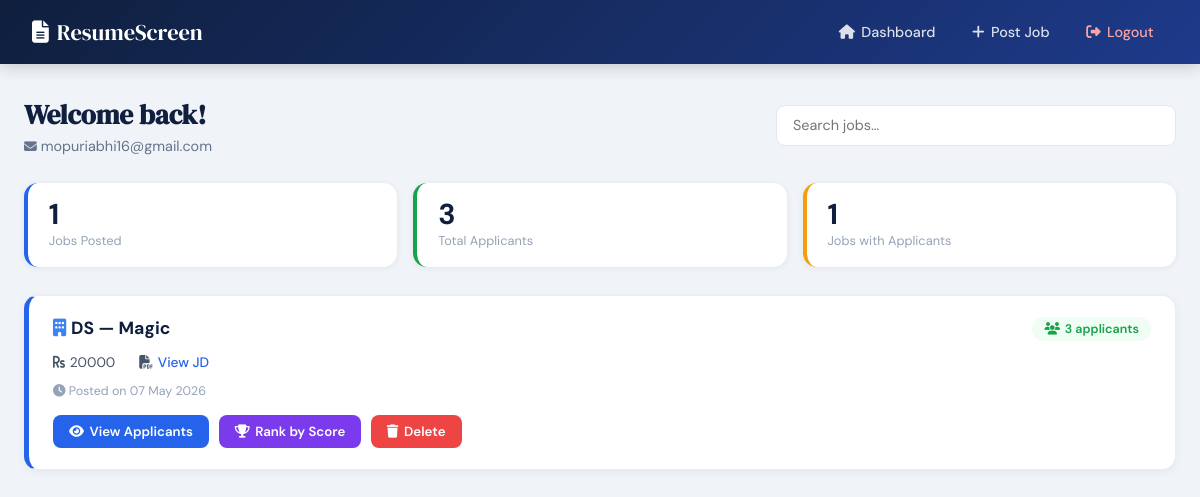
/hr_dash (signed in), run on the app's committed database.
### tables this page shows
CREATE TABLE jobs (
    id              INTEGER PRIMARY KEY AUTOINCREMENT,
    company         TEXT NOT NULL,
    job_profile     TEXT NOT NULL,
    salary          TEXT NOT NULL,
    job_description TEXT NOT NULL,
    posted_by       TEXT NOT NULL,
    posted_at       TEXT NOT NULL
);

### app.py (the view)
@app.route('/hr_dash')
def hr_dash():
    if 'hr_email' not in session:
        return redirect(url_for('hr_login'))
    conn = get_db(); cur = conn.cursor()
    try:
        cur.execute("""
            SELECT id, company, job_profile, salary, job_description, posted_by, posted_at
            FROM jobs WHERE posted_by=? ORDER BY id DESC
        """, (session['hr_email'],))
        raw = cur.fetchall()
        jobs = []
        for job in raw:
            cur.execute("SELECT COUNT(*) FROM resumes WHERE job_id=?", (job[0],))
            jobs.append(tuple(job) + (cur.fetchone()[0],))
        return render_template('hr_dash.html', jobs=parse_jobs(jobs), hr_email=session['hr_email'])
    except sqlite3.Error as e:
        return render_template('hr_dash.html', jobs=[], hr_email=session['hr_email'],
                               error="Database error: " + str(e))
    finally:
        cur.close(); conn.close()

### app.py (called while the page is built)
def get_db():
    return sqlite3.connect(DB_PATH)

def parse_datetime(val):
    if val and isinstance(val, str):
        for fmt in ('%Y-%m-%d %H:%M:%S.%f', '%Y-%m-%d %H:%M:%S'):
            try: return datetime.strptime(val, fmt)
            except ValueError: pass
    return val

def parse_jobs(raw_jobs):
    return [tuple([*j[:6], parse_datetime(j[6]), *j[7:]]) for j in raw_jobs]

### templates/hr_dash.html (shortened to what this page needs)
<!DOCTYPE html>
<html lang="en">
<head>
  <link rel="stylesheet" href="https://cdnjs.cloudflare.com/ajax/libs/font-awesome/6.4.2/css/all.min.css">
</head>
<body>
<nav>
  <div class="nav-container">
    <a href="{{ url_for('hr_dash') }}" class="nav-logo">
      <i class="fas fa-file-alt"></i> ResumeScreen
    </a>
    <ul>
      <li><a href="{{ url_for('hr_dash') }}"><i class="fas fa-home"></i> Dashboard</a></li>
      <li><a href="{{ url_for('post_job') }}"><i class="fas fa-plus"></i> Post Job</a></li>
      <li><a href="{{ url_for('logout') }}" class="logout"><i class="fas fa-sign-out-alt"></i> Logout</a></li>
    </ul>
  </div>
</nav>
<div class="container">
  <div class="topbar">
    <div class="welcome-text">
      <h1>Welcome back!</h1>
      <p><i class="fas fa-envelope" style="font-size:.8rem"></i> {{ hr_email }}</p>
    </div>
    <div class="search-wrap">
      <input type="text" id="searchInput" placeholder="Search jobs…" oninput="filterJobs()">
    </div>
  </div>
  {% if jobs %}
  <div class="stats">
    <div class="stat-card">
      <div class="num">{{ jobs|length }}</div>
      <div class="lbl">Jobs Posted</div>
    </div>
    <div class="stat-card" style="border-color:#16a34a;">
      <div class="num">{{ jobs|sum(attribute=7) }}</div>
      <div class="lbl">Total Applicants</div>
    </div>
    <div class="stat-card" style="border-color:#f59e0b;">
      <div class="num">{{ jobs|selectattr(7,'gt',0)|list|length }}</div>
      <div class="lbl">Jobs with Applicants</div>
    </div>
  </div>
  {% endif %}
  <div class="job-grid" id="jobListings">
    {% if jobs %}
      {% for job in jobs %}
        <div class="job-card" data-title="{{ job[2]|lower }} {{ job[1]|lower }}">
          <div class="job-header">
            <h3><i class="fas fa-building" style="color:#3b82f6;margin-right:.3rem"></i>{{ job[2] }} — {{ job[1] }}</h3>
            <span class="badge {% if job[7] > 0 %}badge-green{% else %}badge-gray{% endif %}">
              <i class="fas fa-users"></i> {{ job[7] }} applicant{{ 's' if job[7] != 1 else '' }}
            </span>
          </div>
          <div class="job-meta">
            <span><i class="fas fa-rupee-sign"></i> {{ job[3] }}</span>
            <span><i class="fas fa-file-pdf"></i>
              <a href="{{ url_for('uploaded_file', filename=job[4]) }}" target="_blank">View JD</a>
            </span>
          </div>
          <p class="posted-by">
            <i class="fas fa-clock"></i> Posted on {{ job[6].strftime('%d %b %Y') }}
          </p>
          <div class="job-actions">
            <a href="{{ url_for('job_applicants', job_id=job[0]) }}" class="btn btn-view">
              <i class="fas fa-eye"></i> View Applicants
            </a>
            <a href="{{ url_for('job_applicants', job_id=job[0], ranked=1) }}" class="btn btn-rank">
              <i class="fas fa-trophy"></i> Rank by Score
            </a>
            <form method="POST" action="{{ url_for('delete_job', job_id=job[0]) }}"
                  onsubmit="return confirm('Delete this job and all applicant data? This cannot be undone.');">
              <button type="submit" class="btn btn-delete">
                <i class="fas fa-trash"></i> Delete
              </button>
            </form>
          </div>
        </div>
      {% endfor %}
    {% else %}
      <div class="no-jobs">
        <i class="fas fa-inbox fa-2x"></i>
        No jobs posted yet. <a href="{{ url_for('post_job') }}">Post your first job!</a>
      </div>
    {% endif %}
  </div>
</div>
</body>
</html>

### templates/hr_dash.html (style rules this page uses)
*, *::before, *::after { margin:0; padding:0; box-sizing:border-box; }
:root { --blue:#2563eb; --navy:#0f1f3d; --accent:#f59e0b; }
body { font-family:'DM Sans',sans-serif; background:#f0f4f8; color:#1e293b; min-height:100vh; }
nav { background:linear-gradient(135deg,#0f1f3d,#1e3a8a); padding:1rem 2rem; position:sticky; top:0; z-index:1000; box-shadow:0 2px 16px rgba(0,0,0,.2); }
.nav-container { max-width:1200px; margin:0 auto; display:flex; justify-content:space-between; align-items:center; }
.nav-logo { color:#fff; font-family:'DM Serif Display',serif; font-size:1.4rem; text-decoration:none; display:flex; align-items:center; gap:.5rem; }
nav ul { display:flex; list-style:none; gap:.5rem; }
nav ul li a { color:rgba(255,255,255,.85); text-decoration:none; font-size:.9rem; font-weight:500; padding:.45rem .9rem; border-radius:8px; display:flex; align-items:center; gap:.4rem; transition:background .2s, color .2s; }
nav ul li a.logout { color:#fca5a5; }
.container { max-width:1200px; margin:2rem auto; padding:0 1.5rem 3rem; }
.topbar { display:flex; justify-content:space-between; align-items:center; flex-wrap:wrap; gap:1rem; margin-bottom:1.75rem; }
.welcome-text h1 { font-family:'DM Serif Display',serif; font-size:1.7rem; color:var(--navy); }
.welcome-text p { color:#64748b; font-size:.9rem; margin-top:.2rem; }
.search-wrap { display:flex; gap:.6rem; flex:1; max-width:400px; }
.search-wrap input { flex:1; padding:.65rem 1rem; font-family:'DM Sans',sans-serif; font-size:.9rem; border:1.5px solid #e2e8f0; border-radius:9px; outline:none; background:#fff; transition:border-color .2s, box-shadow .2s; }
.stats { display:flex; gap:1rem; margin-bottom:1.75rem; flex-wrap:wrap; }
.stat-card { flex:1; min-width:140px; background:#fff; border-radius:14px; padding:1.1rem 1.3rem; box-shadow:0 1px 6px rgba(0,0,0,.07); border-left:4px solid var(--blue); }
.stat-card .num { font-size:1.8rem; font-weight:700; color:var(--navy); line-height:1; }
.stat-card .lbl { font-size:.8rem; color:#94a3b8; margin-top:.2rem; }
.job-grid { display:grid; gap:1.1rem; }
.job-card { background:#fff; border-radius:14px; border:1px solid #e8edf4; border-left:5px solid var(--blue); padding:1.3rem 1.5rem; box-shadow:0 2px 8px rgba(0,0,0,.05); transition:transform .25s, box-shadow .25s; animation:fadeUp .35s ease both; }
.job-header { display:flex; justify-content:space-between; align-items:flex-start; flex-wrap:wrap; gap:.5rem; margin-bottom:.75rem; }
.job-header h3 { font-size:1.1rem; font-weight:700; color:var(--navy); }
.badge { display:inline-flex; align-items:center; gap:.3rem; padding:.28rem .75rem; border-radius:20px; font-size:.78rem; font-weight:600; }
.badge-green { background:#f0fdf4; color:#16a34a; }
.job-meta { display:flex; flex-wrap:wrap; gap:.5rem 1.5rem; margin-bottom:.75rem; }
.job-meta span { font-size:.86rem; color:#475569; display:flex; align-items:center; gap:.3rem; }
.job-meta a { color:var(--blue); text-decoration:none; font-weight:500; }
.posted-by { font-size:.78rem; color:#94a3b8; margin-bottom:1rem; }
.job-actions { display:flex; gap:.6rem; flex-wrap:wrap; }
.btn { padding:.48rem 1rem; border:none; border-radius:8px; font-family:'DM Sans',sans-serif; font-size:.83rem; font-weight:600; cursor:pointer; display:inline-flex; align-items:center; gap:.35rem; text-decoration:none; transition:opacity .2s, transform .2s; }
.btn-view { background:#2563eb; color:#fff; }
.btn-rank { background:#7c3aed; color:#fff; }
.btn-delete { background:#ef4444; color:#fff; }

### data on the page
jobs: posted_by "mopuriabhi16@gmail.com", job_profile "DS", company "Magic", job "3", value "s", salary "20000", posted_at "07 May 2026"

### other printed values
{{ jobs|length }} "1"
{{ jobs|sum(attribute=7) }} "3"
{{ jobs|selectattr(7,'gt',0)|list|length }} "1"
